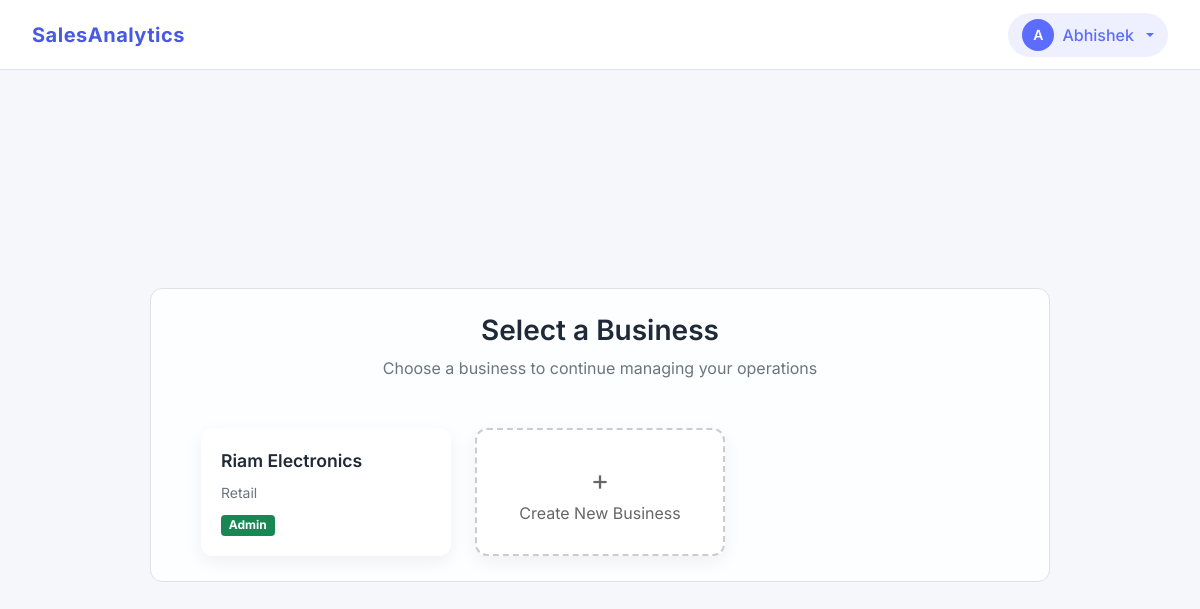
Page /business/select (signed in) on the committed database.
### accounts/models.py (models this page shows, shortened)
class User(AbstractUser):
    username = None # Remove username
    first_name = models.CharField(max_length=150)
    email = models.EmailField(unique=True)
    created_at = models.DateTimeField(auto_now_add=True)
    updated_at = models.DateTimeField(auto_now=True)
    USERNAME_FIELD = 'email'
    REQUIRED_FIELDS = []
    objects = UserManager() # Attach Manager

### business/models.py (models this page shows, shortened)
class Membership(models.Model):
    class UserRoleChoices(models.TextChoices):
        ADMIN = 'admin', 'Admin'
        STAFF = 'staff', 'Staff'
    user = models.ForeignKey('accounts.User', on_delete=models.CASCADE, related_name='memberships')
    business = models.ForeignKey(Business, on_delete=models.CASCADE)
    role = models.CharField(max_length=10, choices=UserRoleChoices.choices)
    is_active =  models.BooleanField(default=True)
    joined_at = models.DateTimeField(auto_now_add=True)
    class Meta:
        constraints = [
            models.UniqueConstraint(
                fields=['user', 'business'],
                name='unique_user_business'
            )
        ]
        indexes = [
            models.Index(fields=['user', 'business'])
        ]
    def __str__(self):
        return f'{self.user.first_name} {self.user.last_name} - {self.business.name}'

class Business(models.Model):
    class BusinessTypeChoices(models.TextChoices):
        RETAIL = 'retail', 'Retail'
        WHOLESALE = 'wholesale', 'Wholesale'
        SERVICE = 'service', 'Service'
        OTHER = 'other', 'Other'
    name = models.CharField(max_length=200)
    business_type = models.CharField(max_length=20, choices=BusinessTypeChoices.choices, blank=True)
    phone = models.CharField(max_length=15, blank=True)
    email = models.EmailField(blank=True)
    address = models.TextField(blank=True)
    created_by = models.ForeignKey('accounts.User', on_delete=models.CASCADE, related_name='businesses')
    is_active = models.BooleanField(default=True)
    created_at = models.DateTimeField(auto_now_add=True)
    updated_at = models.DateTimeField(auto_now=True)

### business/views.py (the view)
# urls.py: path('select', views.SelectBusinessView.as_view(), name='select_business'),
class SelectBusinessView(View):
    def get(self, request):
        user = request.user
        memberships  = Membership.objects.filter(user=user)
        print(memberships)
        return render(request, 'business/select_business.html', {'memberships': memberships})

### core/context_processors.py (called while the page is built)
def user_role(request):
    if request.user.is_authenticated:
        business_id = request.session.get('business_id')
        if business_id:
            membership = Membership.objects.filter(
                business_id=business_id,
                user=request.user
            ).first()
            if membership:
                return {'user_role': membership.role}
    return {'user_role': None}

### templates/business/select_business.html (shortened to what this page needs)
{% extends "business/base.html" %}
{% load static %}
{% block content %}
<div class="container-box">
    <div class="text-center mb-5">
        <h3 class="section-title">Select a Business</h3>
        <p class="text-muted mb-0">
            Choose a business to continue managing your operations
        </p>
    </div>
    <div class="row g-4">
        {% for membership in memberships %}
        <div class="col-md-6 col-lg-4">
            <a href="{% url 'set_active_business' membership.business.id %}" class="card-link">
                <div class="business-card">
                    <div class="mb-2">
                        <div class="business-name">
                            {{ membership.business.name }}
                        </div>
                    </div>
                    <div class="text-muted small mb-2">
                        {{ membership.business.get_business_type_display|default:"Business" }}
                    </div>
                    <div>
                        {% if membership.role == 'admin' %}
                            <span class="badge bg-success badge-role">Admin</span>
                        {% else %}
                            <span class="badge bg-secondary badge-role">Member</span>
                        {% endif %}
                    </div>
                </div>
            </a>
        </div>
        {% endfor %}
        {% if memberships %}
            <div class="col-md-6 col-lg-4">
                <a href="{% url 'create_business' %}" class="card-link">
                    <div class="business-card create-card">
                        <div class="text-center">
                            <div style="font-size: 28px;">+</div>
                            <div>Create New Business</div>
                        </div>
                    </div>
                </a>
            </div>
        {% endif %}
    </div>
</div>
{% endblock %}

### templates/partials/navbar.html (shortened to what this page needs)
<nav class="navbar custom-navbar d-flex justify-content-between align-items-center">
    <div class="d-flex align-items-center gap-4">
        <a class="navbar-brand" href="{% url 'dashboard' %}">SalesAnalytics</a>
    </div>
    <div class="d-flex align-items-center gap-4">
        {% if user.is_authenticated %}
            <div class="dropdown">
                <button class="btn admin-btn dropdown-toggle d-flex align-items-center gap-2"
                        data-bs-toggle="dropdown"
                        aria-expanded="false">
                    <div class="avatar">{{ user.first_name|default:user.email|slice:':1'|upper }}</div>
                    <span>{{ user.first_name }}</span>
                </button>
            </div>
        {% else %}
            <div>
                <a class="btn btn-primary me-2" href="{% url 'signin' %}">Sign In</a>
                <a class="btn btn-outline-primary" href="{% url 'signup' %}">Sign Up</a>
            </div>
        {% endif %}
    </div>
</nav>

### static/css/user_forms.css (style rules this page uses)
.section-title { font-weight: 600; }
.container-box { max-width: 900px !important; width: 100%; margin: auto; background-color: #fcfeff; border-radius: 12px; padding: 25px 50px; border: 1px solid #dde1e6 }
.business-card { border-radius: 12px; padding: 20px; background: #fff; box-shadow: 0 6px 18px rgba(0,0,0,0.06); transition: all 0.2s ease; cursor: pointer; height: 100%; }
.business-name { font-weight: 600; font-size: 1.1rem; }
.badge-role { font-size: 0.75rem; }
.create-card { display: flex; align-items: center; justify-content: center; color: #666; border: 2px dashed #ccc; }
.card-link { text-decoration: none; color: inherit; }

### static/css/base.css (style rules this page uses)
:root { --clr-primary: #5b6cff; --clr-secondary: #4038c6; --clr-primary-hover: #4a59e3; --clr-primary-medium: #dbdffc; --clr-primary-soft: #eef0ff; --clr-accent: #00c2ff; --primary-gradient: linear-gradient(135deg, var(--clr-secondary), var(--clr-primary)); --secondary-gradient: linear-gradient(130deg, var(--clr-primary-hover), var(--clr-primary)); --clr-bg-main: #ffffff; --clr-bg-content: #f4f7ff; --clr-bg-btn-secondary: #eaeaea; --clr-bg-components: #f5f7fa; --clr-text-main: #1f2937; --clr-text-medium: #46484b; --clr-text-muted: #6b7280; --clr-text-placeholder: #c4c7cc; --clr-text-light: #fefefc; --clr-border: #dce1ea; --clr-border-light: #e4e7ec; --shadow-soft: 0 6px 20px rgba(17, 24, 39, 0.04); --radius: 5px; --nav-height: 70px; --space-xs: 8px; --space-sm: 12px; --space-md: 16px; --space-lg: 24px; --space-xl: 32px; }
* { box-sizing: border-box; }
body { margin: 0; padding: 0; font-family: "Inter", sans-serif; color: var(--clr-text-main); background: var(--clr-bg-main); -webkit-font-smoothing: antialiased; }
h1, h2, h3, h4, h5 { font-weight: 600; margin-bottom: 0.5rem; }
p { color: var(--clr-text-muted); margin-bottom: 1rem; }
.text-muted { color: var(--clr-text-muted); }

### static/css/layout.css (style rules this page uses)
.custom-navbar { height: var(--nav-height); background: var(--clr-bg-main); border-bottom: 1px solid var(--clr-border); padding: 0 32px; }
.navbar-brand { font-weight: 700; color: var(--clr-primary); letter-spacing: 0.5px; transition: color 0.5s ease; }
.navbar-brand { color: var(--clr-primary-hover); }
.admin-btn { background: var(--clr-primary-soft); border: none; border-radius: 30px; padding: 6px 14px; font-weight: 500; color: var(--clr-primary); }
.avatar { width: 32px; height: 32px; background: var(--clr-primary); color: #ffffff; font-size: 14px; font-weight: 600; display: flex; align-items: center; justify-content: center; border-radius: 50%; }

### rows in the picture
User: first_name "A", first_name "Abhishek"
Membership: business.name "Riam Electronics", business.business_type "Retail", role "Admin"
